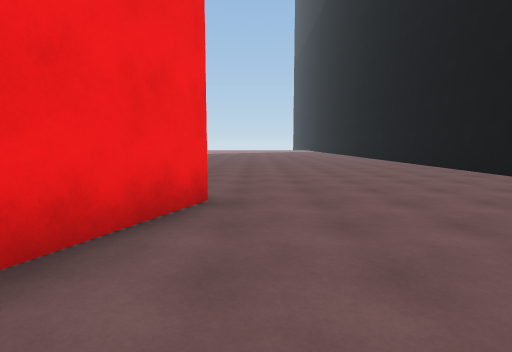
view 1 (above)

17 first-person views from a walk through a 3-D level made in the Unity game engine. The camera is 1.4 m above the floor, tilts 6° down and sees 80° across. The floor is counted in squares, 2 m on a side. Each view is taken from the middle of a square. On the plan, view 1 faces up. The plan holds only what a view shows up to about 10 squares ahead; the rest is blank. The place goes on beyond the plan. Surface patterns are stand-ins for the level's own textures.

view 2
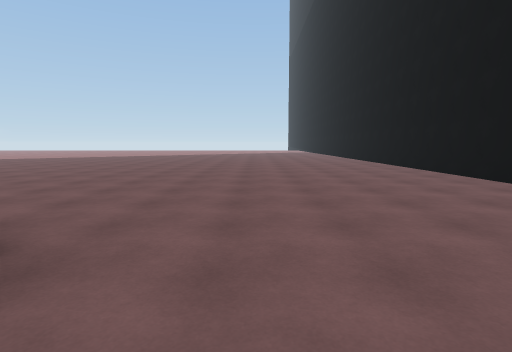

view 3
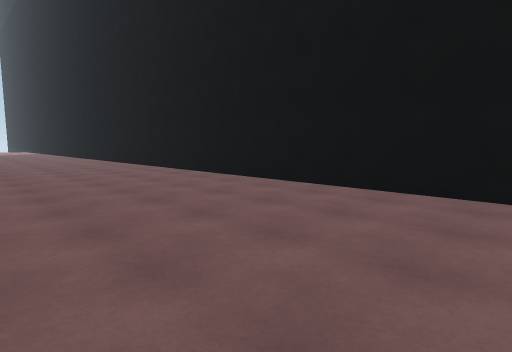

view 4
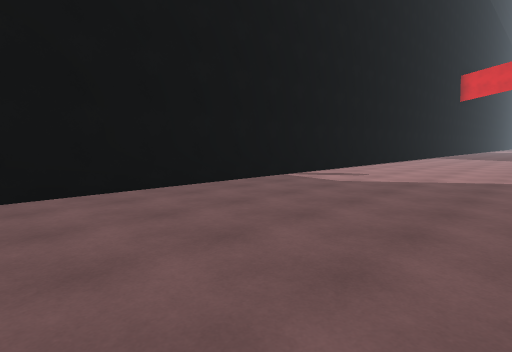

view 5
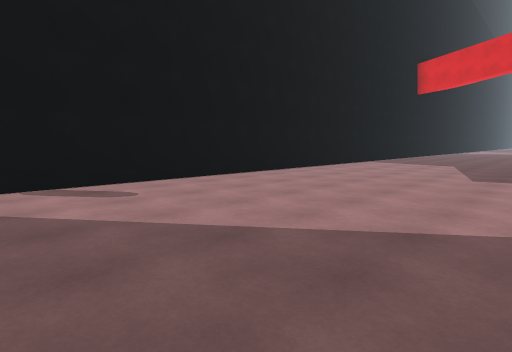

view 6
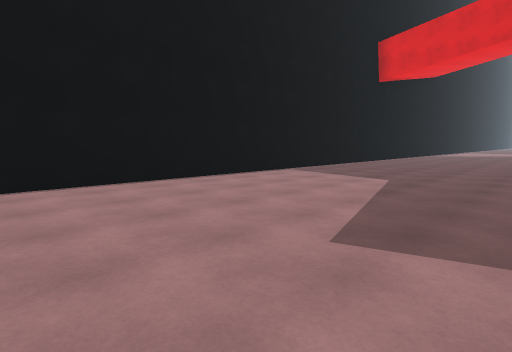

view 7
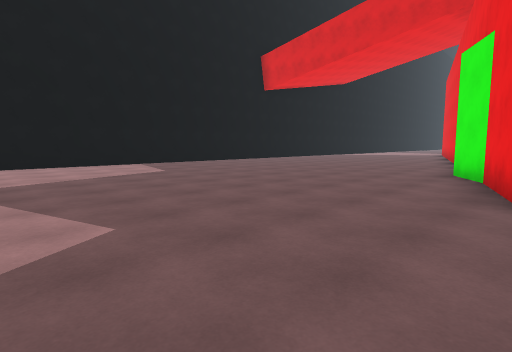

view 8
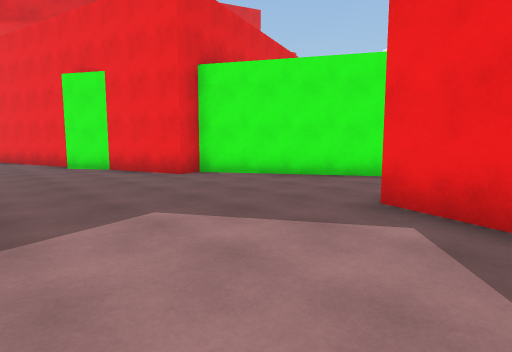

view 9
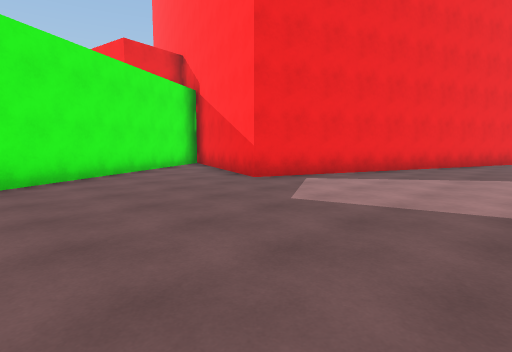

view 10
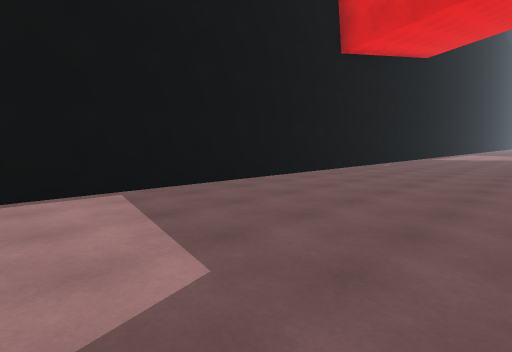

view 11
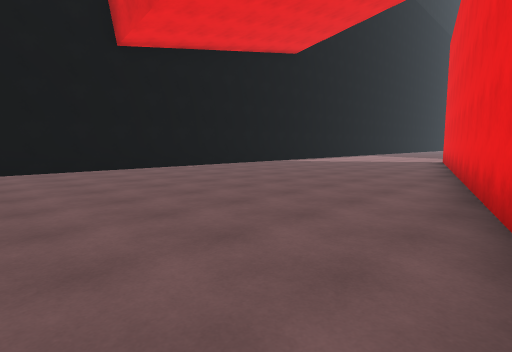

view 12
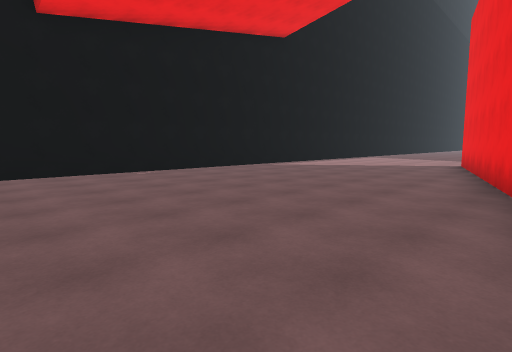

view 13
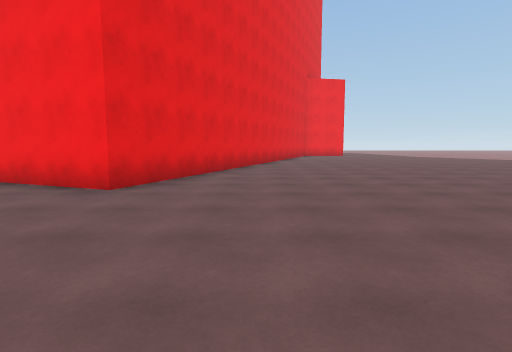

view 14
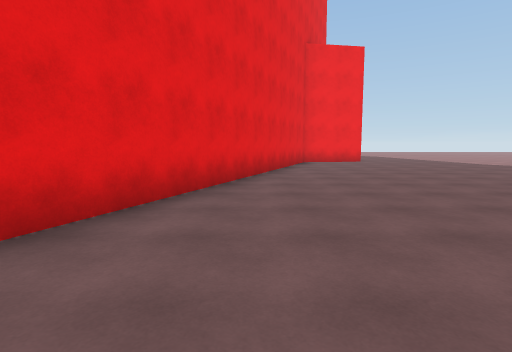

view 15
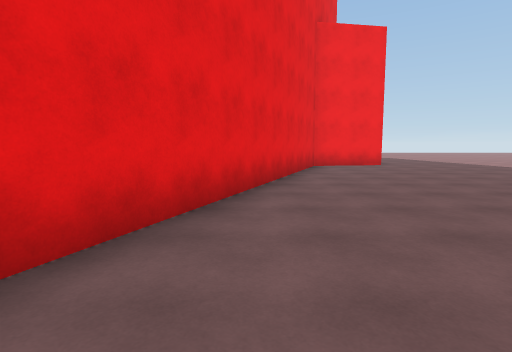

view 16
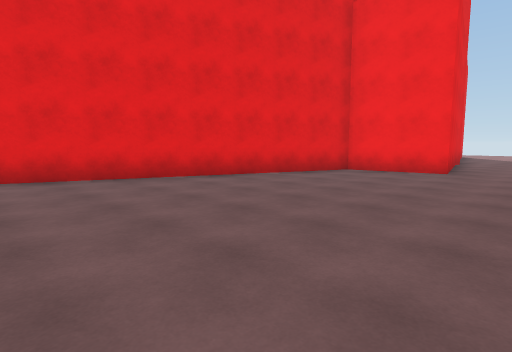

view 17
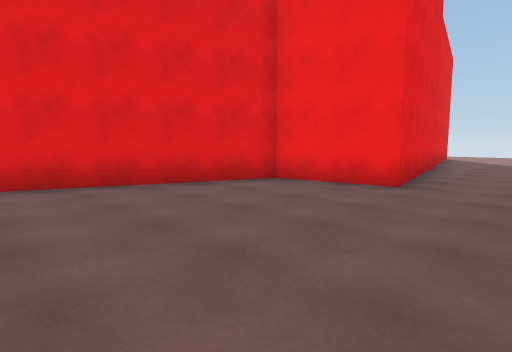

### Floor plan
Points are (right, up) in squares from view 1. A wall is a line through its corners. A room is listed if a view was taken in it or the views show most of it. See-through windows are left out.
Room 1 (views 1, 2, 3, 4, 5, 6, 7, 8, 9, 10, 11, 12, 13, 14, 15, 16, 17)
walls: (-4.1, -13.7) (-3.3, -14.9); (-3.5, -15.6) (0.2, -28.4); (-8.9, -5.6) (-5.4, -11.4) (-4.8, -11.2) (-4, -13.8); (5.9, -23.4) (5.9, 12.1); (-20.3, 10.1) (-14.1, 11.2) (-13.7, 8.9) (-0.6, 3.8) (-4.6, -6.5) (-8.3, -5)

Where each view was taken, in squares from view 1:
view 1: 0 up, 0 right, facing up
view 2: 2 up, 1 right, facing up
view 3: 2 up, 1 right, facing up-right
view 4: 5 up, 1 right, facing down-right
view 5: 0 up, 0 right, facing down-right
view 6: 5 down, 0 right, facing down-right
view 7: 7 down, 5 left, facing down-right
view 8: 5 down, 1 left, facing down-left
view 9: 11 down, 0 right, facing up-left
view 10: 10 down, 1 right, facing down-right
view 11: 15 down, 3 left, facing down-right
view 12: 17 down, 2 left, facing down-right
view 13: 6 up, 4 right, facing left
view 14: 7 up, 2 left, facing left
view 15: 7 up, 4 left, facing left
view 16: 13 up, 6 left, facing down-left
view 17: 13 up, 9 left, facing down-left
